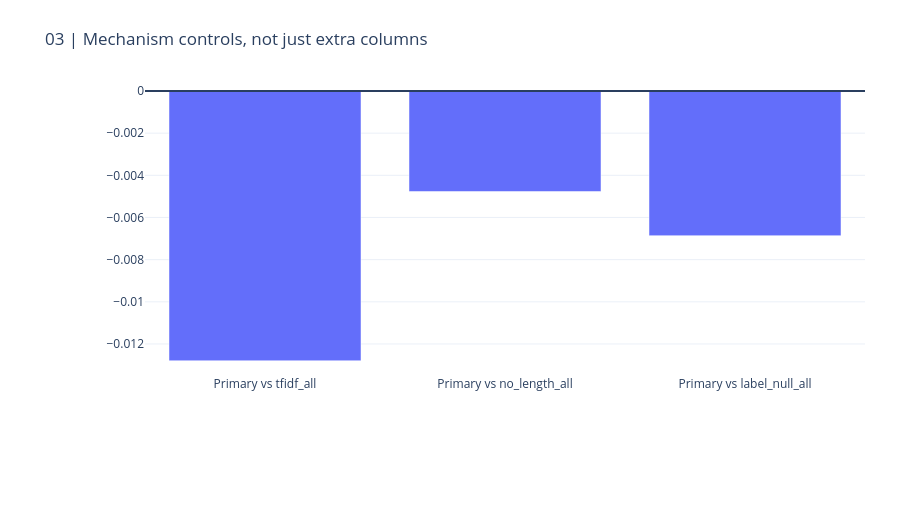
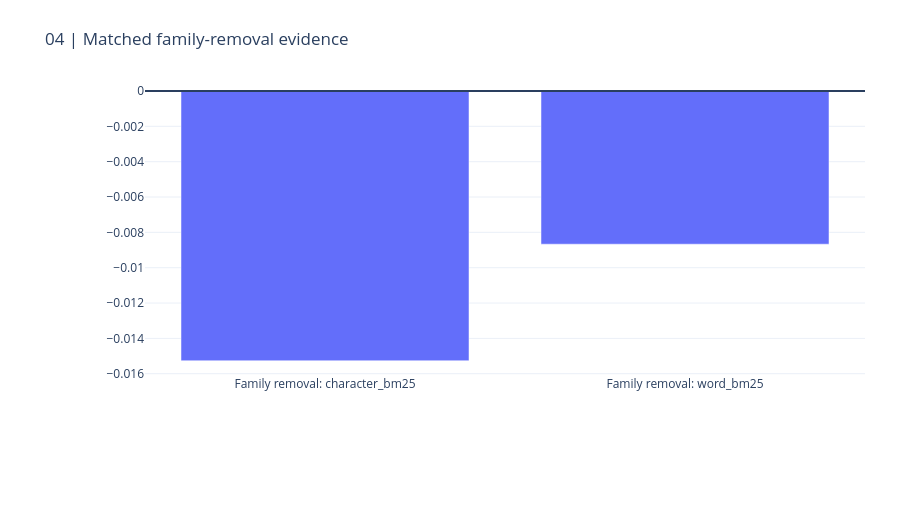

Source (notebook cell) for these figures, in order:
### Markdown cell above
## Mechanism controls and family ablations

The primary cannot be swapped for a favorable secondary candidate.

### Code cell
display(pd.DataFrame(result["comparisons"]))
CHARTS[2].show(renderer="plotly_mimetype")
CHARTS[3].show(renderer="plotly_mimetype")

### Figure 1 — Plotly figure (JSON) as saved in the notebook; plotly's stock layout.template omitted (floating-point values rounded to 4 significant figures)
{"data": [{"type": "bar", "x": ["Primary vs tfidf_all", "Primary vs no_length_all", "Primary vs label_null_all"], "y": [-0.0128, -0.004767, -0.006862]}], "layout": {"height": 530, "margin": {"b": 155, "l": 145, "r": 35, "t": 90}, "shapes": [{"type": "line", "x0": 0, "x1": 1, "xref": "x domain", "y0": 0, "y1": 0, "yref": "y"}], "title": {"text": "03 | Mechanism controls, not just extra columns"}, "xaxis": {"automargin": true}, "yaxis": {"automargin": true}}}

### Figure 2 — Plotly figure (JSON) as saved in the notebook; plotly's stock layout.template omitted (floating-point values rounded to 4 significant figures)
{"data": [{"type": "bar", "x": ["Family removal: character_bm25", "Family removal: word_bm25"], "y": [-0.01527, -0.00867]}], "layout": {"height": 530, "margin": {"b": 155, "l": 145, "r": 35, "t": 90}, "shapes": [{"type": "line", "x0": 0, "x1": 1, "xref": "x domain", "y0": 0, "y1": 0, "yref": "y"}], "title": {"text": "04 | Matched family-removal evidence"}, "xaxis": {"automargin": true}, "yaxis": {"automargin": true}}}
